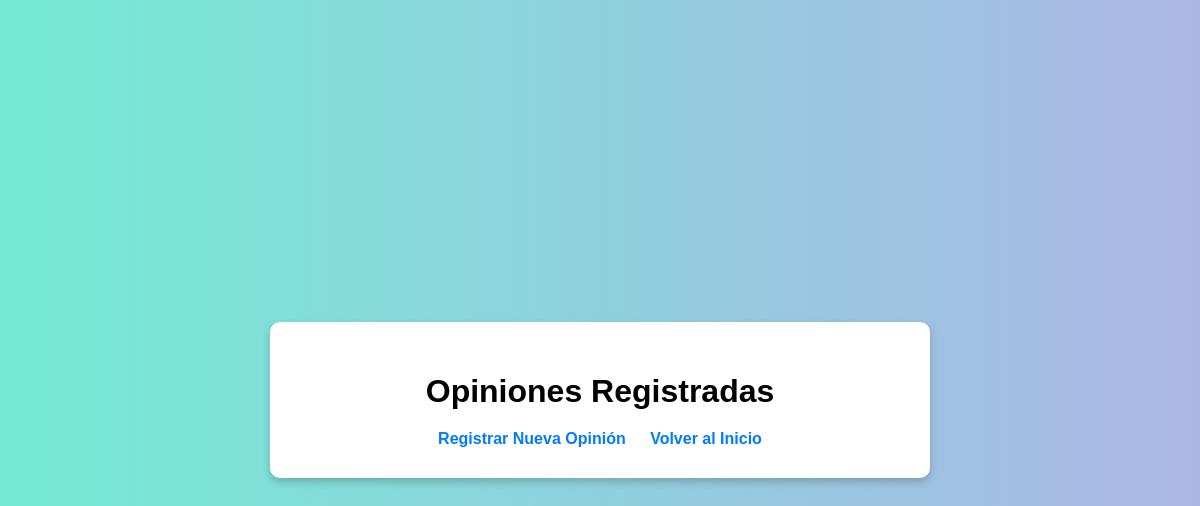
/biblioteca/opiniones/, run on an earlier commit of the app's database.
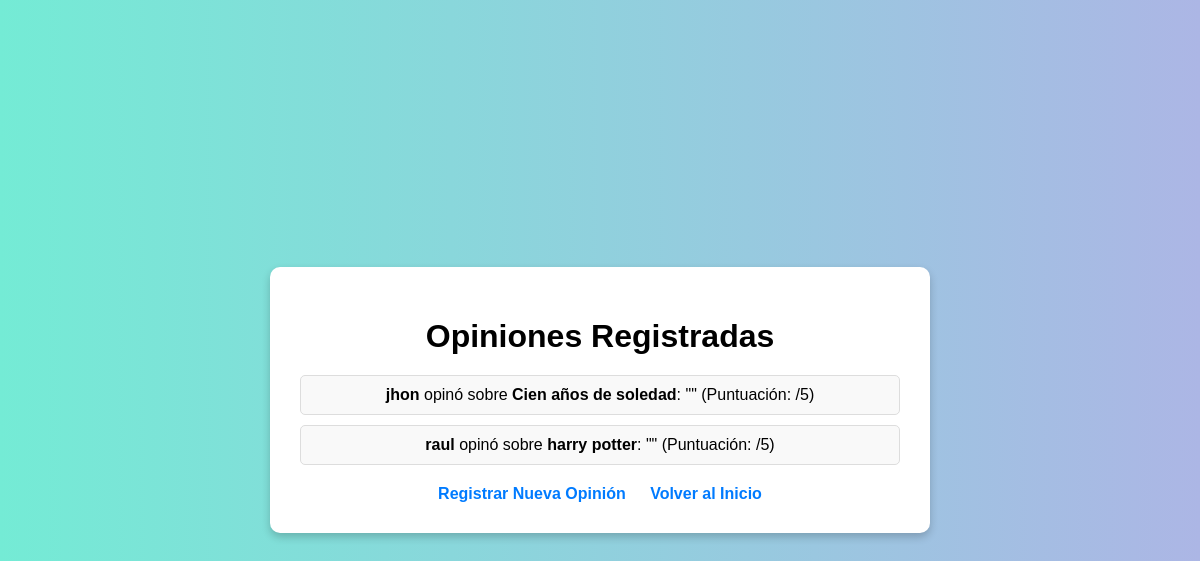
And on a later commit of the database.
### biblioteca/models.py (models this page shows, shortened)
class Opinion(models.Model):
    usuario = models.ForeignKey(Usuario, on_delete=models.CASCADE)
    libro = models.ForeignKey(Libro, on_delete=models.CASCADE)
    texto = models.TextField()
    fecha = models.DateTimeField(auto_now_add=True)

class Usuario(models.Model):
    nombre = models.CharField(max_length=100)
    correo = models.EmailField(unique=True)

class Libro(models.Model):
    titulo = models.CharField(max_length=200)
    autor = models.CharField(max_length=100)
    genero = models.CharField(max_length=100)

### biblioteca/views.py (the view)
# urls.py: path('opiniones/', views.lista_opiniones, name='lista_opiniones'),
def lista_opiniones(request):
    opiniones = Opinion.objects.all()
    return render(request, 'biblioteca/lista_opiniones.html', {'opiniones': opiniones})

### biblioteca/templates/biblioteca/lista_opiniones.html (shortened to what this page needs)
<!DOCTYPE html>
<html lang="es">
<head>
    <link rel="stylesheet" href="../../static/biblioteca/styles.css">
</head>
<body>
    <div class="container">
        <h1>Opiniones Registradas</h1>
        <ul>
            {% for opinion in opiniones %}
                <li>
                    <strong>{{ opinion.usuario.nombre }}</strong> opinó sobre
                    <strong>{{ opinion.libro.titulo }}</strong>:
                    "{{ opinion.comentario }}" (Puntuación: {{ opinion.puntuacion }}/5)
                </li>
            {% endfor %}
        </ul>
        <div class="links">
            <a href="{% url 'crear_opinion' %}">Registrar Nueva Opinión</a>
            <a href="{% url 'pagina_inicio' %}">Volver al Inicio</a>
        </div>
    </div>
</body>
</html>

What changed in the data, as far as the page shows it:
added Opinion: usuario.nombre "jhon", libro.titulo "Cien años de soledad"
added Opinion: usuario.nombre "raul", libro.titulo "harry potter"
